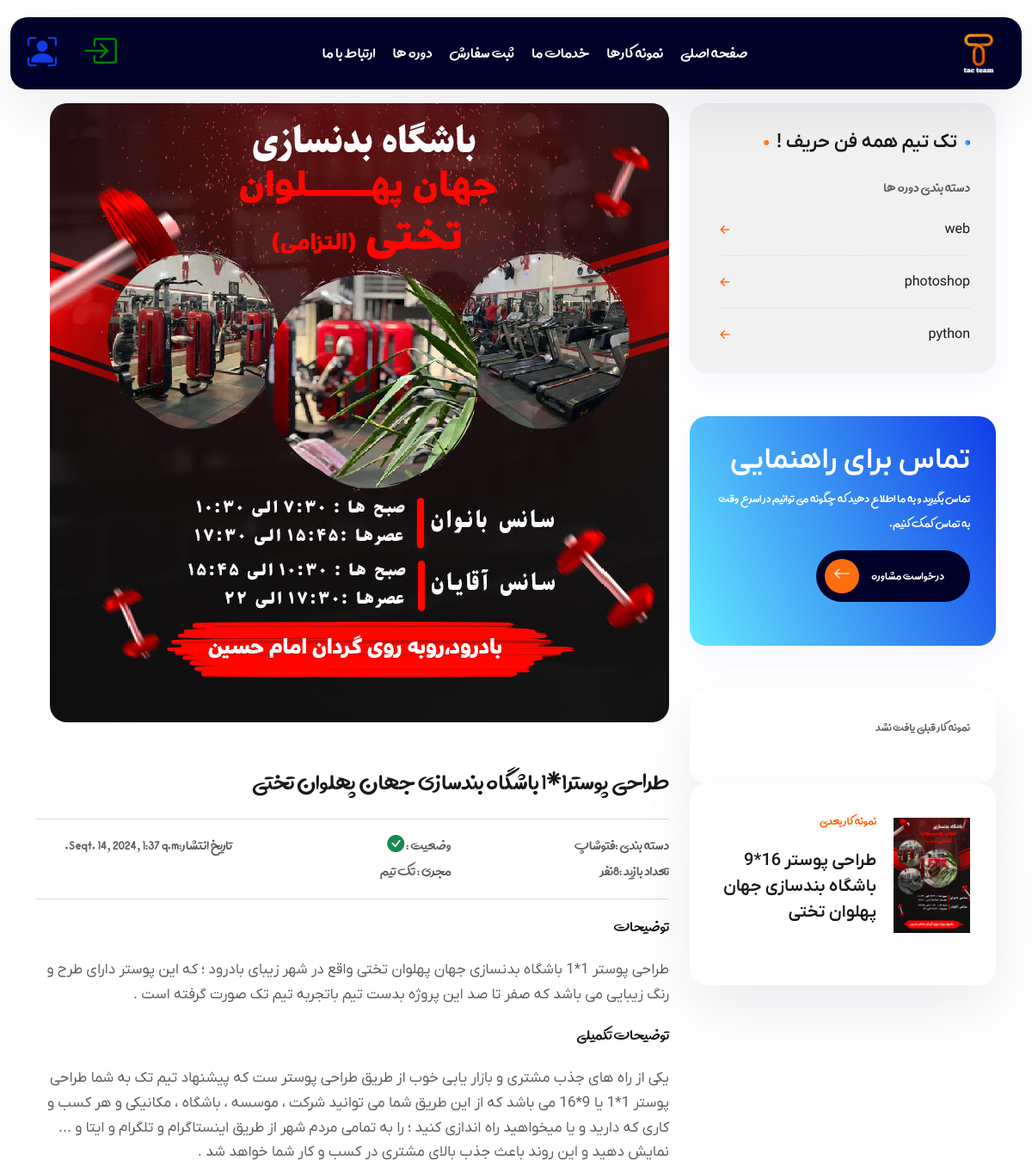
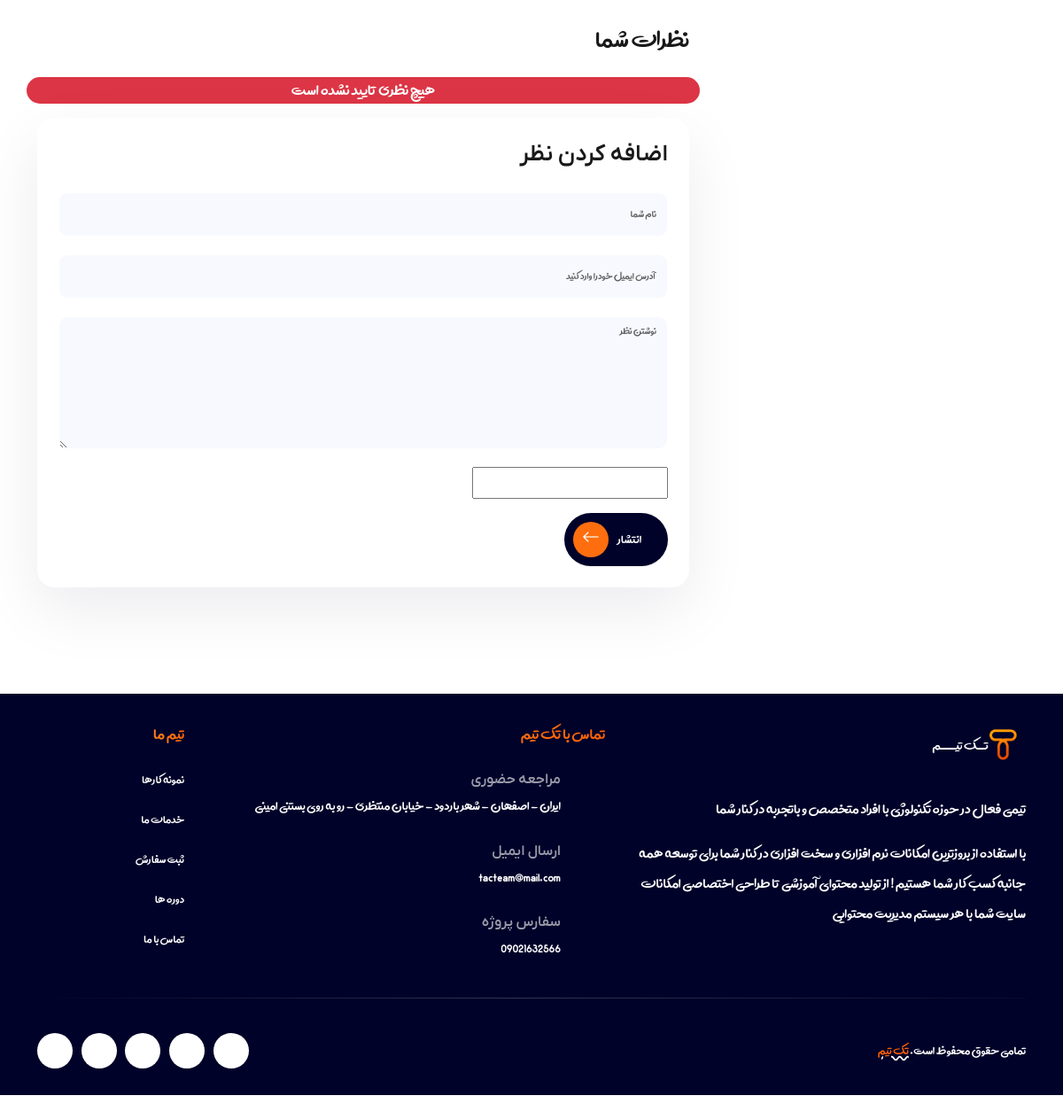
Page /example-works/detail/1/ on the committed database (2 pictures, top to bottom).
### exampleworks/models.py (models this page shows, shortened)
class Work(models.Model):
    title= models.CharField(max_length=255,verbose_name="عنوان کار")
    image = models.ImageField(upload_to="works/",null=True,blank=True,verbose_name="عکس کار")
    discription = models.TextField(verbose_name="توضیحات")
    discription2 = models.TextField(null=True,blank=True,verbose_name="توضیحات 2 ")
    address = models.TextField(null=True,blank=True,verbose_name="ادرس سایت ")
    director = models.TextField(verbose_name="مجری طرح")
    category = models.ManyToManyField('Category')
    status = models.BooleanField(default=False)
    counted_view = models.IntegerField(default=0)
    created_date = models.DateTimeField(auto_now_add=True,null=True)
    updated_date = models.DateTimeField(auto_now=True,null=True)
    published_date = models.DateTimeField(null=True)
    class Meta:
        ordering = ["created_date"]
        verbose_name = "نمونه کار"
        verbose_name_plural = " نمونه کار ها "

class Category(models.Model):
    name = models.CharField(max_length=255)
    class Meta:
        verbose_name = "دسته بندی "
        verbose_name_plural = "دسته بندی ها"

### courses/models.py (models this page shows, shortened)
class Category(models.Model):
    name = models.CharField(max_length=255)
    discription  = models.TextField(null=True,blank=True)
    class Meta:
        verbose_name = "دسته بندی "
        verbose_name_plural = "دسته بندی ها"

### exampleworks/views.py (the view, shortened to what this page needs)
# urls.py: path("detail/<int:id>/",views.work_datail_view,name="detail"),
def work_datail_view(request,id):
    time_now = timezone.now()
    categorys = Category.objects.all()
    form = CaptchaForm()
    works = Work.objects.exclude(published_date__gt=time_now).filter(status=True)
    work = get_object_or_404(works,id=id)
    work.counted_view +=1
    work.save()
    comments = Comment.objects.filter(work=work,allow=True)
    post_next = ""
    post_prev = ""
    for item in works:
        if item.id > work.id and Work.objects.filter(id=item.id,status=True):
            post_next = get_object_or_404(Work,id=item.id)
            break
        elif item.id < work.id and Work.objects.filter(id=item.id,status=True):
            post_prev = get_object_or_404(Work,id=item.id)
    return render(request,"exampleworks/detail.html",{"work":work,"categorys":categorys , "post_prev":post_prev,"post_next":post_next ,"comments":comments,"form":form})

### home/captcha.py
class CaptchaForm(forms.Form):
    captcha = CaptchaField()

### exampleworks/templates/exampleworks/detail.html (shortened to what this page needs)
{% extends 'base.html' %} {% load static %}  {% block content %}
<div class="page-content">
  <section>
    <div class="container">
      <div class="row">
        <div class="col-12 col-lg-8 mb-10 mb-lg-0 order-lg-1">
          <div class="service-image mb-5">
            <a href="{{work.image.url}}">            <img style="max-width: 100%" class="rounded " src="{{ work.image.url }}" alt="..." />
            </a>
          </div>
          <h3 style="font-family: avini">{{work.title}}</h3>
          <hr/>
          <div class="row">
            <div class="col-lg-4">
              {% for cat in work.category.all %}
              <span style="font-size: 20px;"> دسته بندی :{{cat.name}}</span>
              {% endfor %}
            </div>
            <div style="font-size: 20px;" class="col-lg-4">
              وضعیت : <i class="bi bi-check-circle-fill text-success"></i>
            </div>
            <div style="font-size: 20px;" class="col-lg-4">تاریخ انتشار:{{ work.created_date }}</div>
          </div>
          <div class="row">
            <div style="font-size: 20px;" class="col-lg-4">
                تعداد بازید :{{work.counted_view}}نفر
            </div>
            <div style="font-size: 20px;" class="col-lg-4">
                مجری : {{work.director}}
            </div>
          </div>
          <hr/>
          <h5 style="font-family: avini">توضیحات</h5>
          <p style="font-family: sans">{{work.discription}}</p>
          <h5 style="font-family: avini">توضیحات تکمیلی</h5>
          <p style="font-family: sans">{{work.discription2}}</p>
          <div class="row my-7">
            <h3 style="font-family: avini;">نظرات شما </h3>
          {% if comments %}
          {% for item in comments %}
          <div class="row">
            <div class="mb-4 mb-md-0 col-md-auto">
              <img class="img-fluid rounded" alt="image" style="width: 80px;height: 80px;" src="{% static 'images/user.png' %}">
            </div>
            <div class="col-md">
              <h6 class="mb-2">{{item.name}}</h6>
              <p>{{item.message}}</p>
              <span class="text-theme">
                <i class="bi bi-star-fill"></i>
                <i class="bi bi-star-fill"></i>
                <i class="bi bi-star-fill"></i>
                <i class="bi bi-star-fill"></i>
                <i class="bi bi-star-fill"></i>
              </span>
            </div>
          </div>
          {% endfor %}
          {% else %}
          <div class="col-lg-12 d-flex justify-content-center align-items-center bg-danger text-white" style="font-size: 22px;border-radius: 20px;">
            هیچ نظری تایید نشده است
          </div>
          {% endif %}
          <div class="mt-3">
            <div class="post-comments white-bg box-shadow rounded p-4">
              <h4 class="mb-4">اضافه کردن نظر</h4>
              <form method="post" >
                <div class="form-group">
                  <input id="form_name" type="text" name="name" class="form-control" placeholder="نام شما" required="required" data-error="اسمتان رت بنویسید.">
                </div>
                <div class="form-group">
                <input value="{{request.user.email}}" id="form_email" type="email" name="email"  class="form-control" placeholder="آدرس ایمیل خودرا وارد کنید " required="required" data-error="Valid email is required.">
              </div>
                <div class="form-group">
                  <textarea id="form_message" name="message" class="form-control" placeholder="نوشتن نظر" rows="4" required="required" data-error="پیغامی بگذارید."></textarea>
                </div>
                {{form.captcha}} <br/>
                <button type="submit" class="themeht-btn primary-btn mt-3"><span>انتشار</span><i class="bi bi-arrow-left"></i></button>
              </form>
            </div>
          </div>
          </div>
        </div>
        <div class="col-12 col-lg-4 pe-lg-8">
          <div class="service-sidebar" >
            <div class="service-widget" style="background-color: #d9d9d95c;">
              <h5 class="widget-title">تک تیم همه فن حریف !</h5>
              <p style="font-size: 20px;">دسته بندی دوره ها </p>
              <ul class="service-menu list-unstyled mb-0">
               {% for cat in categorys %}
               <li class="active">
                <a style="font-family: sans;" href="{% url 'courses:category_courses' cat.name %}">{{cat.name}} </a>
              </li>
               {% endfor %}
              </ul>
            </div>
            <div class="service-widget p-0">
              <div class="contact-widget grediant-bg3 rounded">
                <h3 class="mb-2 text-white">تماس برای راهنمایی</h3>
                <p class="text-white">
                  تماس بگیرید و به ما اطلاع دهید که چگونه می توانیم در اسرع وقت
                  به تماس کمک کنیم.
                </p>
                <a class="themeht-btn primary-btn" href="{% url 'about:about'%}">
                  <span>درخواست مشاوره</span>
                  <i class="bi bi-arrow-left"></i>
                </a>
              </div>
            </div>
            {% if post_prev %}
            <a href="{% url 'exampleworks:detail' post_prev.id %}">
              <div class="featured-item style-2">
                <div class="featured-item-top d-sm-flex align-items-center">
                  <div class="featured-icon flex-shrink-0">
                    <img
                      class="img-fluid"
                      src="{{post_prev.image.url}}"
                      alt=""
                    />
                  </div>
                  <div class="featured-title flex-grow-1">
                    <p>نمونه کار  قبلی</p>
                    <h6>{{post_prev.title}}</h6>
                  </div>
                </div>
              </div>
            </a>
          {% else %}
          <div class="featured-item style-2">
            <div class="featured-item-top d-sm-flex align-items-center">
              نمونه کار  قبلی یافت نشد
            </div>
          </div>
            {% endif %}
        {% if post_next %}
        <a href="{% url 'exampleworks:detail' post_next.id %}">
        <div class="featured-item style-2">
          <div class="featured-item-top d-sm-flex align-items-center">
            <div class="featured-icon flex-shrink-0">
              <img
                class="img-fluid"
                src="{{post_next.image.url}}"
                alt=""
              />
            </div>
            <div class="featured-title flex-grow-1">
              <p>نمونه کار بعدی</p>
              <h6>{{post_next.title}}</h6>
            </div>
          </div>
        </div>
        </a>
        {% else %}
        <div class="featured-item style-2">
          <div class="featured-item-top d-sm-flex align-items-center">
            نمونه کار  بعدی  یافت نشد
          </div>
        </div>
        {% endif %}
          </div>
        </div>
      </div>
    </div>
  </section>
</div>
{% endblock %}

### static/css/base.css (style rules this page uses)
* { font-family: avini; }
a { text-decoration: none; }
a, button, input { outline: medium none !important; color: var(--themeht-primary-color); }
a, i, .themeht-btn, button, img, span, .nav-link, .dropdown-item, #ht-main-nav, .social-icons li:hover a, .testimonial-carousel .controls li, .service-item, .service-item.style-1 svg, .service-item.style-1::before, .service-item.style-1:after, .service-item.style-2:after, .service-item.style-3::before, .service-item.style-3:after, .clients-logo, .service-item.style-3, .featured-item, .featured-icon, .featured-item .featured-icon i, .portfolio-item, .price-table, .post .post-desc, .service-menu li a:before, .team-social-icon, .step-icon-bg, .accordion .accordion-button:before, .accordion .accordion-button:after { -webkit-transition: all 0.5s ease-in-out 0s; -moz-transition: all 0.5s ease-in-out 0s; -ms-transition: all 0.5s ease-in-out 0s; -o-transition: all 0.5s ease-in-out 0s; transition: all 0.5s ease-in-out 0s; }
.box-shadow, #header-wrap.fixed-header, .navbar-nav ul, .scroll-top, #mc-form input[type="email"], .service-item.style-1, .featured-item.featured-active, .featured-item.style-2, .featured-item.style-3, .contact-media, .testimonial.style-1, .price-table, .service-item.style-1 .service-icon, .service-item.style-2, .service-item.style-3, .portfolio-img, .product-link a, .tab .nav-tabs .nav-link, .tab.style-2 .nav-tabs, .main-timeline .timeline-icon, .post-card, .contact-box, .counter, .testimonial.style-3 .testimonial-content { -webkit-box-shadow: 0px 25px 70px rgba(8, 10, 55, 0.08); -moz-box-shadow: 0px 25px 70px rgba(8, 10, 55, 0.08); box-shadow: 0px 25px 70px rgba(8, 10, 55, 0.08); }

### rows in the picture
Work: image (picture), title "طراحی پوستر1*1 باشگاه بندسازی جهان پهلوان تختی", created_date "Sept. 14, 2024, 1:37 p.m.", counted_view "8", director "تک تیم", discription "طراحی پوستر 1*1 باشگاه بدنسازی جهان پهلوان تختی واقع در شهر زیبای بادرود ؛ که این پوستر دارای طرح و رنگ زیبایی می باشد که صفر تا صد این پروژه بدست تیم باتجربه تیم تک صورت گرفته است .", discription2 "یکی از راه های جذب مشتری و بازار یابی خوب از طریق طراحی پوستر ست که پیشنهاد تیم تک به شما طراحی پوستر 1*1 یا 9*16 می باشد که از این طریق شما می توانید شرکت ، موسسه ، باشگاه ، مکانیکی و هر کسب و کاری که دارید و یا میخواهید راه اندازی کنید ؛ را به تمامی مردم شهر از طریق اینستاگرام و تلگرام و ایتا و ... نمایش دهید و این روند باعث جذب بالای مشتری در کسب و کار شما خواهد شد ."
Category: name "فتوشاپ"
Category: name "web"
Category: name "photoshop"
Category: name "python"
Work: image (picture), title "طراحی پوستر 16*9 باشگاه بندسازی جهان پهلوان تختی"
